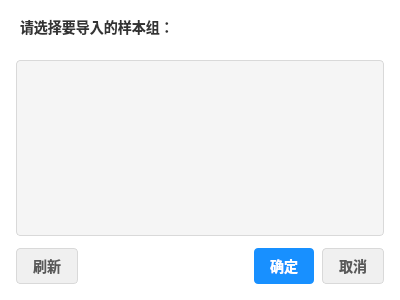
<?xml version="1.0" encoding="UTF-8"?>
<ui version="4.0">
 <class>Dialog</class>
 <widget class="QDialog" name="Dialog">
  <property name="geometry">
   <rect>
    <x>0</x>
    <y>0</y>
    <width>400</width>
    <height>300</height>
   </rect>
  </property>
  <property name="windowTitle">
   <string>选择样本组</string>
  </property>
  <property name="styleSheet">
   <string notr="true">QDialog {
	background-color: white;
	border-radius: 8px;
}
QLabel {
	font-family: &quot;Microsoft YaHei UI&quot;;
	color: #333333;
}
QLabel#titleLabel {
	font-weight: bold;
	font-size: 14px;
	margin-bottom: 10px;
}
QListWidget {
	border: 1px solid #d9d9d9;
	border-radius: 4px;
	background-color: #f5f5f5;
	selection-background-color: #e6f7ff;
	selection-color: #1890ff;
	padding: 4px;
	outline: none;
}
QListWidget::item {
	border-radius: 4px;
	padding: 8px;
	margin: 2px;
}
QListWidget::item:selected {
	background-color: #e6f7ff;
	border: 1px solid #91d5ff;
}
QListWidget::item:focus {
	outline: none;
	border: 1px solid #91d5ff;
}
QListWidget::item:hover {
	background-color: #f0f0f0;
}
QPushButton {
	border-radius: 4px;
	padding: 8px 16px;
	font-size: 14px;
	font-weight: 500;
	font-family: &quot;Microsoft YaHei UI&quot;;
}
QPushButton#okButton {
	background-color: #1890ff;
	color: white;
	border: none;
}
QPushButton#okButton:hover {
	background-color: #40a9ff;
}
QPushButton#okButton:pressed {
	background-color: #096dd9;
}
QPushButton#cancelButton {
	background-color: #f0f0f0;
	border: 1px solid #d9d9d9;
	color: #595959;
}
QPushButton#cancelButton:hover {
	background-color: #f5f5f5;
	border-color: #40a9ff;
	color: #40a9ff;
}
QPushButton#cancelButton:pressed {
	background-color: #e6f7ff;
}
QPushButton#refreshButton {
	background-color: #f0f0f0;
	border: 1px solid #d9d9d9;
	color: #595959;
}
QPushButton#refreshButton:hover {
	background-color: #f5f5f5;
	color: #1890ff;
}
QPushButton#refreshButton:pressed {
	background-color: #e6f7ff;
}</string>
  </property>
  <layout class="QVBoxLayout" name="verticalLayout">
   <property name="spacing">
    <number>12</number>
   </property>
   <property name="leftMargin">
    <number>16</number>
   </property>
   <property name="topMargin">
    <number>16</number>
   </property>
   <property name="rightMargin">
    <number>16</number>
   </property>
   <property name="bottomMargin">
    <number>16</number>
   </property>
   <item>
    <widget class="QLabel" name="titleLabel">
     <property name="font">
      <font>
       <family>Microsoft YaHei UI</family>
       <pointsize>12</pointsize>
       <weight>75</weight>
       <bold>true</bold>
      </font>
     </property>
     <property name="text">
      <string>请选择要导入的样本组：</string>
     </property>
    </widget>
   </item>
   <item>
    <widget class="QListWidget" name="listWidget">
     <property name="selectionMode">
      <enum>QAbstractItemView::SingleSelection</enum>
     </property>
    </widget>
   </item>
   <item>
    <layout class="QHBoxLayout" name="buttonLayout">
     <property name="spacing">
      <number>8</number>
     </property>
     <item>
      <widget class="QPushButton" name="refreshButton">
       <property name="minimumSize">
        <size>
         <width>0</width>
         <height>36</height>
        </size>
       </property>
       <property name="text">
        <string>刷新</string>
       </property>
       <property name="icon">
        <iconset>
         <normaloff>../icon/refresh.svg</normaloff>../icon/refresh.svg</iconset>
       </property>
      </widget>
     </item>
     <item>
      <spacer name="horizontalSpacer">
       <property name="orientation">
        <enum>Qt::Horizontal</enum>
       </property>
       <property name="sizeHint" stdset="0">
        <size>
         <width>40</width>
         <height>20</height>
        </size>
       </property>
      </spacer>
     </item>
     <item>
      <widget class="QPushButton" name="okButton">
       <property name="minimumSize">
        <size>
         <width>0</width>
         <height>36</height>
        </size>
       </property>
       <property name="text">
        <string>确定</string>
       </property>
       <property name="default">
        <bool>true</bool>
       </property>
      </widget>
     </item>
     <item>
      <widget class="QPushButton" name="cancelButton">
       <property name="minimumSize">
        <size>
         <width>0</width>
         <height>36</height>
        </size>
       </property>
       <property name="text">
        <string>取消</string>
       </property>
      </widget>
     </item>
    </layout>
   </item>
  </layout>
 </widget>
 <resources/>
 <connections/>
</ui> 
